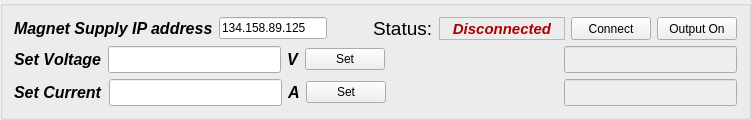
       <widget class="QGroupBox" name="MagnetBox">
        <property name="sizePolicy">
         <sizepolicy hsizetype="MinimumExpanding" vsizetype="MinimumExpanding">
          <horstretch>0</horstretch>
          <verstretch>0</verstretch>
         </sizepolicy>
        </property>
        <property name="maximumSize">
         <size>
          <width>16777215</width>
          <height>130</height>
         </size>
        </property>
        <property name="title">
         <string/>
        </property>
        <layout class="QGridLayout" name="gridLayout_10">
         <item row="0" column="0">
          <layout class="QHBoxLayout" name="horizontalLayout_9">
           <item>
            <widget class="QLabel" name="label_24">
             <property name="font">
              <font>
               <family>Arial</family>
               <pointsize>12</pointsize>
               <weight>75</weight>
               <italic>true</italic>
               <bold>true</bold>
              </font>
             </property>
             <property name="text">
              <string>Magnet Supply IP address</string>
             </property>
            </widget>
           </item>
           <item>
            <widget class="QLineEdit" name="MagnetIPLine">
             <property name="text">
              <string>134.158.89.125</string>
             </property>
            </widget>
           </item>
           <item>
            <spacer name="horizontalSpacer_5">
             <property name="orientation">
              <enum>Qt::Horizontal</enum>
             </property>
             <property name="sizeHint" stdset="0">
              <size>
               <width>40</width>
               <height>20</height>
              </size>
             </property>
            </spacer>
           </item>
           <item>
            <widget class="QLabel" name="label_25">
             <property name="font">
              <font>
               <pointsize>14</pointsize>
              </font>
             </property>
             <property name="text">
              <string>Status:</string>
             </property>
            </widget>
           </item>
           <item>
            <widget class="QLabel" name="MagnetConnectLabel">
             <property name="sizePolicy">
              <sizepolicy hsizetype="Maximum" vsizetype="Preferred">
               <horstretch>0</horstretch>
               <verstretch>0</verstretch>
              </sizepolicy>
             </property>
             <property name="palette">
              <palette>
               <active>
                <colorrole role="WindowText">
                 <brush brushstyle="SolidPattern">
                  <color alpha="255">
                   <red>170</red>
                   <green>0</green>
                   <blue>0</blue>
                  </color>
                 </brush>
                </colorrole>
               </active>
               <inactive>
                <colorrole role="WindowText">
                 <brush brushstyle="SolidPattern">
                  <color alpha="255">
                   <red>170</red>
                   <green>0</green>
                   <blue>0</blue>
                  </color>
                 </brush>
                </colorrole>
               </inactive>
               <disabled>
                <colorrole role="WindowText">
                 <brush brushstyle="SolidPattern">
                  <color alpha="255">
                   <red>120</red>
                   <green>120</green>
                   <blue>120</blue>
                  </color>
                 </brush>
                </colorrole>
               </disabled>
              </palette>
             </property>
             <property name="font">
              <font>
               <family>Arial</family>
               <pointsize>11</pointsize>
               <weight>75</weight>
               <italic>true</italic>
               <bold>true</bold>
              </font>
             </property>
             <property name="frameShape">
              <enum>QFrame::StyledPanel</enum>
             </property>
             <property name="text">
              <string>   Disconnected   </string>
             </property>
             <property name="alignment">
              <set>Qt::AlignCenter</set>
             </property>
            </widget>
           </item>
           <item>
            <widget class="QPushButton" name="MagnetConnectButton">
             <property name="sizePolicy">
              <sizepolicy hsizetype="Minimum" vsizetype="Minimum">
               <horstretch>0</horstretch>
               <verstretch>0</verstretch>
              </sizepolicy>
             </property>
             <property name="text">
              <string>Connect</string>
             </property>
            </widget>
           </item>
           <item>
            <widget class="QPushButton" name="MagnetOnOffButton">
             <property name="sizePolicy">
              <sizepolicy hsizetype="Minimum" vsizetype="Minimum">
               <horstretch>0</horstretch>
               <verstretch>0</verstretch>
              </sizepolicy>
             </property>
             <property name="text">
              <string>Output On</string>
             </property>
            </widget>
           </item>
          </layout>
         </item>
         <item row="1" column="0">
          <layout class="QVBoxLayout" name="verticalLayout_5">
           <item>
            <layout class="QHBoxLayout" name="horizontalLayout_13">
             <item>
              <widget class="QLabel" name="label_23">
               <property name="palette">
                <palette>
                 <active>
                  <colorrole role="Text">
                   <brush brushstyle="SolidPattern">
                    <color alpha="255">
                     <red>85</red>
                     <green>0</green>
                     <blue>0</blue>
                    </color>
                   </brush>
                  </colorrole>
                 </active>
                 <inactive>
                  <colorrole role="Text">
                   <brush brushstyle="SolidPattern">
                    <color alpha="255">
                     <red>0</red>
                     <green>0</green>
                     <blue>0</blue>
                    </color>
                   </brush>
                  </colorrole>
                 </inactive>
                 <disabled>
                  <colorrole role="Text">
                   <brush brushstyle="SolidPattern">
                    <color alpha="255">
                     <red>120</red>
                     <green>120</green>
                     <blue>120</blue>
                    </color>
                   </brush>
                  </colorrole>
                 </disabled>
                </palette>
               </property>
               <property name="font">
                <font>
                 <family>Arial</family>
                 <pointsize>12</pointsize>
                 <weight>75</weight>
                 <italic>true</italic>
                 <bold>true</bold>
                 <kerning>false</kerning>
                </font>
               </property>
               <property name="text">
                <string>Set Voltage</string>
               </property>
              </widget>
             </item>
             <item>
              <widget class="QLineEdit" name="SetMagnetVoltageLine">
               <property name="enabled">
                <bool>true</bool>
               </property>
               <property name="palette">
                <palette>
                 <active>
                  <colorrole role="Text">
                   <brush brushstyle="SolidPattern">
                    <color alpha="255">
                     <red>85</red>
                     <green>0</green>
                     <blue>0</blue>
                    </color>
                   </brush>
                  </colorrole>
                 </active>
                 <inactive>
                  <colorrole role="Text">
                   <brush brushstyle="SolidPattern">
                    <color alpha="255">
                     <red>0</red>
                     <green>0</green>
                     <blue>0</blue>
                    </color>
                   </brush>
                  </colorrole>
                 </inactive>
                 <disabled>
                  <colorrole role="Text">
                   <brush brushstyle="SolidPattern">
                    <color alpha="255">
                     <red>154</red>
                     <green>0</green>
                     <blue>0</blue>
                    </color>
                   </brush>
                  </colorrole>
                 </disabled>
                </palette>
               </property>
               <property name="font">
                <font>
                 <family>Arial</family>
                 <pointsize>12</pointsize>
                 <weight>75</weight>
                 <italic>true</italic>
                 <bold>true</bold>
                </font>
               </property>
               <property name="text">
                <string/>
               </property>
              </widget>
             </item>
             <item>
              <widget class="QLabel" name="label_27">
               <property name="palette">
                <palette>
                 <active>
                  <colorrole role="Text">
                   <brush brushstyle="SolidPattern">
                    <color alpha="255">
                     <red>85</red>
                     <green>0</green>
                     <blue>0</blue>
                    </color>
                   </brush>
                  </colorrole>
                 </active>
                 <inactive>
                  <colorrole role="Text">
                   <brush brushstyle="SolidPattern">
                    <color alpha="255">
                     <red>0</red>
                     <green>0</green>
                     <blue>0</blue>
                    </color>
                   </brush>
                  </colorrole>
                 </inactive>
                 <disabled>
                  <colorrole role="Text">
                   <brush brushstyle="SolidPattern">
                    <color alpha="255">
                     <red>120</red>
                     <green>120</green>
                     <blue>120</blue>
                    </color>
                   </brush>
                  </colorrole>
                 </disabled>
                </palette>
               </property>
               <property name="font">
                <font>
                 <family>Arial</family>
                 <pointsize>12</pointsize>
                 <weight>75</weight>
                 <italic>true</italic>
                 <bold>true</bold>
                </font>
               </property>
               <property name="text">
                <string>V</string>
               </property>
              </widget>
             </item>
             <item>
              <widget class="QPushButton" name="SetMagnetVoltageButton">
               <property name="text">
                <string>Set</string>
               </property>
              </widget>
             </item>
             <item>
              <spacer name="horizontalSpacer_7">
               <property name="orientation">
                <enum>Qt::Horizontal</enum>
               </property>
               <property name="sizeHint" stdset="0">
                <size>
                 <width>40</width>
                 <height>20</height>
                </size>
               </property>
              </spacer>
             </item>
             <item>
              <widget class="QLineEdit" name="DisplayMagnetVoltageLine">
               <property name="enabled">
                <bool>false</bool>
               </property>
               <property name="palette">
                <palette>
                 <active>
                  <colorrole role="Text">
                   <brush brushstyle="SolidPattern">
                    <color alpha="255">
                     <red>85</red>
                     <green>0</green>
                     <blue>0</blue>
                    </color>
                   </brush>
                  </colorrole>
                 </active>
                 <inactive>
                  <colorrole role="Text">
                   <brush brushstyle="SolidPattern">
                    <color alpha="255">
                     <red>0</red>
                     <green>0</green>
                     <blue>0</blue>
                    </color>
                   </brush>
                  </colorrole>
                 </inactive>
                 <disabled>
                  <colorrole role="Text">
                   <brush brushstyle="SolidPattern">
                    <color alpha="255">
                     <red>154</red>
                     <green>0</green>
                     <blue>0</blue>
                    </color>
                   </brush>
                  </colorrole>
                 </disabled>
                </palette>
               </property>
               <property name="font">
                <font>
                 <family>Arial</family>
                 <pointsize>12</pointsize>
                 <weight>75</weight>
                 <italic>true</italic>
                 <bold>true</bold>
                </font>
               </property>
               <property name="text">
                <string/>
               </property>
              </widget>
             </item>
            </layout>
           </item>
           <item>
            <layout class="QHBoxLayout" name="horizontalLayout_14">
             <item>
              <widget class="QLabel" name="label_28">
               <property name="palette">
                <palette>
                 <active>
                  <colorrole role="Text">
                   <brush brushstyle="SolidPattern">
                    <color alpha="255">
                     <red>85</red>
                     <green>0</green>
                     <blue>0</blue>
                    </color>
                   </brush>
                  </colorrole>
                 </active>
                 <inactive>
                  <colorrole role="Text">
                   <brush brushstyle="SolidPattern">
                    <color alpha="255">
                     <red>0</red>
                     <green>0</green>
                     <blue>0</blue>
                    </color>
                   </brush>
                  </colorrole>
                 </inactive>
                 <disabled>
                  <colorrole role="Text">
                   <brush brushstyle="SolidPattern">
                    <color alpha="255">
                     <red>120</red>
                     <green>120</green>
                     <blue>120</blue>
                    </color>
                   </brush>
                  </colorrole>
                 </disabled>
                </palette>
               </property>
               <property name="font">
                <font>
                 <family>Arial</family>
                 <pointsize>12</pointsize>
                 <weight>75</weight>
                 <italic>true</italic>
                 <bold>true</bold>
                </font>
               </property>
               <property name="text">
                <string>Set Current</string>
               </property>
              </widget>
             </item>
             <item>
              <widget class="QLineEdit" name="SetMagnetCurrentLine">
               <property name="enabled">
                <bool>true</bool>
               </property>
               <property name="palette">
                <palette>
                 <active>
                  <colorrole role="Text">
                   <brush brushstyle="SolidPattern">
                    <color alpha="255">
                     <red>106</red>
                     <green>0</green>
                     <blue>0</blue>
                    </color>
                   </brush>
                  </colorrole>
                 </active>
                 <inactive>
                  <colorrole role="Text">
                   <brush brushstyle="SolidPattern">
                    <color alpha="255">
                     <red>106</red>
                     <green>0</green>
                     <blue>0</blue>
                    </color>
                   </brush>
                  </colorrole>
                 </inactive>
                 <disabled>
                  <colorrole role="Text">
                   <brush brushstyle="SolidPattern">
                    <color alpha="255">
                     <red>154</red>
                     <green>0</green>
                     <blue>0</blue>
                    </color>
                   </brush>
                  </colorrole>
                 </disabled>
                </palette>
               </property>
               <property name="font">
                <font>
                 <family>Arial</family>
                 <pointsize>12</pointsize>
                 <weight>75</weight>
                 <italic>true</italic>
                 <bold>true</bold>
                </font>
               </property>
               <property name="text">
                <string/>
               </property>
              </widget>
             </item>
             <item>
              <widget class="QLabel" name="label_30">
               <property name="palette">
                <palette>
                 <active>
                  <colorrole role="Text">
                   <brush brushstyle="SolidPattern">
                    <color alpha="255">
                     <red>85</red>
                     <green>0</green>
                     <blue>0</blue>
                    </color>
                   </brush>
                  </colorrole>
                 </active>
                 <inactive>
                  <colorrole role="Text">
                   <brush brushstyle="SolidPattern">
                    <color alpha="255">
                     <red>0</red>
                     <green>0</green>
                     <blue>0</blue>
                    </color>
                   </brush>
                  </colorrole>
                 </inactive>
                 <disabled>
                  <colorrole role="Text">
                   <brush brushstyle="SolidPattern">
                    <color alpha="255">
                     <red>120</red>
                     <green>120</green>
                     <blue>120</blue>
                    </color>
                   </brush>
                  </colorrole>
                 </disabled>
                </palette>
               </property>
               <property name="font">
                <font>
                 <family>Arial</family>
                 <pointsize>12</pointsize>
                 <weight>75</weight>
                 <italic>true</italic>
                 <bold>true</bold>
                </font>
               </property>
               <property name="text">
                <string>A</string>
               </property>
              </widget>
             </item>
             <item>
              <widget class="QPushButton" name="SetMagnetCurrentButton">
               <property name="text">
                <string>Set</string>
               </property>
              </widget>
             </item>
             <item>
              <spacer name="horizontalSpacer_6">
               <property name="orientation">
                <enum>Qt::Horizontal</enum>
               </property>
               <property name="sizeHint" stdset="0">
                <size>
                 <width>40</width>
                 <height>20</height>
                </size>
               </property>
              </spacer>
             </item>
             <item>
              <widget class="QLineEdit" name="DisplayMagnetCurrentLine">
               <property name="enabled">
                <bool>false</bool>
               </property>
               <property name="palette">
                <palette>
                 <active>
                  <colorrole role="Text">
                   <brush brushstyle="SolidPattern">
                    <color alpha="255">
                     <red>106</red>
                     <green>0</green>
                     <blue>0</blue>
                    </color>
                   </brush>
                  </colorrole>
                 </active>
                 <inactive>
                  <colorrole role="Text">
                   <brush brushstyle="SolidPattern">
                    <color alpha="255">
                     <red>106</red>
                     <green>0</green>
                     <blue>0</blue>
                    </color>
                   </brush>
                  </colorrole>
                 </inactive>
                 <disabled>
                  <colorrole role="Text">
                   <brush brushstyle="SolidPattern">
                    <color alpha="255">
                     <red>154</red>
                     <green>0</green>
                     <blue>0</blue>
                    </color>
                   </brush>
                  </colorrole>
                 </disabled>
                </palette>
               </property>
               <property name="font">
                <font>
                 <family>Arial</family>
                 <pointsize>12</pointsize>
                 <weight>75</weight>
                 <italic>true</italic>
                 <bold>true</bold>
                </font>
               </property>
               <property name="text">
                <string/>
               </property>
              </widget>
             </item>
            </layout>
           </item>
          </layout>
         </item>
        </layout>
       </widget>
